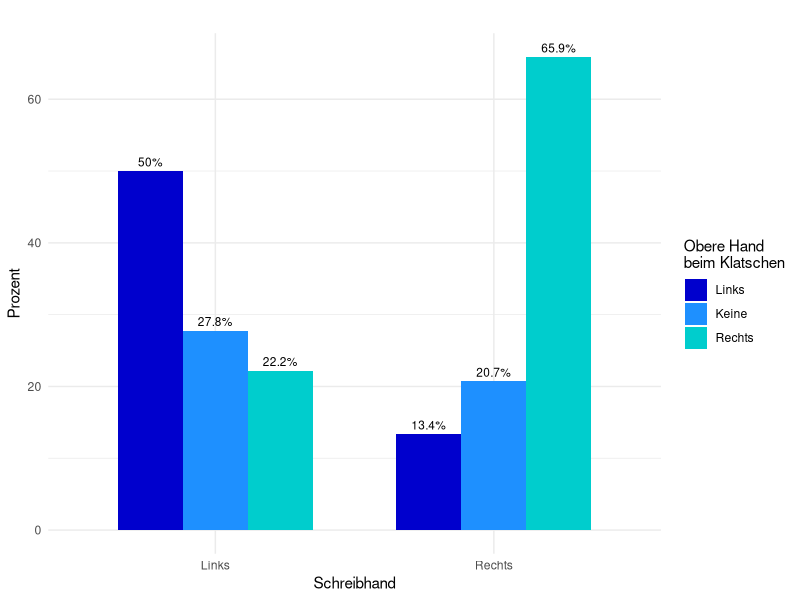

Reproduce this figure in R.
# Library laden
library("MASS")
library(ggplot2)

# Spalten umbenennen
colnames(survey) <- c("sex", "wr_span", "nwr_span", "wr_hand", "fold_top", "pulse", "clap_top", "exercise_freq", "smoke_freq", "height", "unit", "age")
clap <- survey[c(4,7)]
#clap <- clap[clap$clap_top != "Neither", ]
clap$clap_top <- droplevels(clap$clap_top)
clap <- na.omit(clap)
factor(clap$clap_top)

# Levels umbenennen
clap$wr_hand <- ifelse(clap$wr_hand == "Left", "Links", "Rechts")
levels(clap$clap_top) <- c("Links", "Keine", "Rechts")

# Wahrscheinlichkeitswerte in Tabelle speichern
clap_summary <- table(clap$wr_hand, clap$clap_top)
clap_summary <- prop.table(clap_summary, margin = 1) * 100
clap_summary <- as.data.frame(clap_summary)
names(clap_summary) <- c("wr_hand", "clap_top", "percentage")

# Barplot erstellen
ggplot(clap_summary, aes(x = wr_hand, y = percentage, fill = clap_top)) +
  geom_bar(stat = "identity", position = "dodge", width = 0.7) +
  geom_text(aes(label = paste0(round(percentage, 1), "%")),
            position = position_dodge(width = 0.7), vjust = -0.5, size = 3) +
  labs(title = "",
       x = "Schreibhand",
       y = "Prozent",
       fill = "Obere Hand\nbeim Klatschen") +
  scale_fill_manual(values = c("Links" = "blue3", "Rechts" = "cyan3", "Keine" = "dodgerblue")) +  # Farben anpassen
  theme_minimal()
